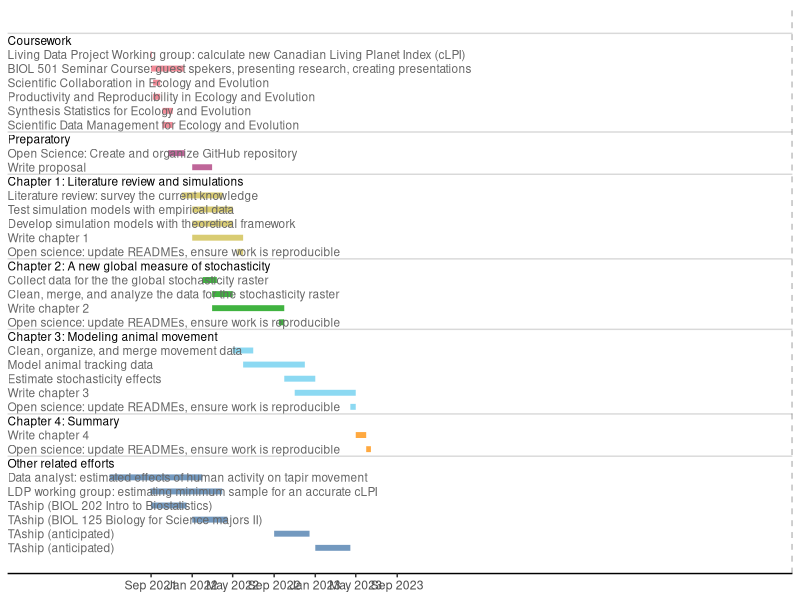

Source code (R):
## ---- chunk 1
library('tibble')    # for fancy data frames
library('dplyr')     # for piping and data wrangling
library('lubridate') # for working with dates
library('stringi')   # for working with character strings
library('ggplot2')   # for plotting the timeline
library('ggrepel')   # for non-overlapping ggplot labels
theme_set(theme_classic() +
            theme(axis.line.y = element_blank(),
                  legend.position = 'none'))

# curstom color-vision deficient palette
pal <- c('#4477AA', '#ff8c00', '#66CCEE', '#009900',
         '#CCBB44', '#AA3377', '#EE6677', '#BBBBBB')

t_breaks <- tibble(dates = date(c('2021-09-01',
                                  '2022-01-01', '2022-05-01', '2022-09-01',
                                  '2023-01-01', '2023-05-01', '2023-09-01')),
                   dec = decimal_date(dates),
                   strings = paste(month.abb[month(dates)], year(dates)))

tasks <-
  readr::read_csv('timeline.csv', col_types = 'ccDD') %>%
  mutate(header = purrr::map2_lgl(section, task, grepl),
         section = factor(section,
                          levels = c('Other', 'Chapter 4', 'Chapter 3',
                                     'Chapter 2', 'Chapter 1', 'Preparatory',
                                     'Coursework'))) %>%
  arrange(section, desc(start), desc(end)) %>%
  mutate(dec_start = lubridate::decimal_date(start),
         dec_end = lubridate::decimal_date(end),
         dec_mid = purrr::map2_dbl(dec_start, dec_end, \(x, y) (x + y) / 2),
         task = factor(task, levels = unique(task)),
         id = 1:n(),
         completed = end <= Sys.Date(),
         # add new line after colons -- "\n" doesn't work
         # task = stri_replace_all(task, regex = ':', replacement = ':\n'),
         # re-format all special characters (only needed if parse = TRUE)
         # task = stri_replace_all(task, regex = ' ', replacement = '~'),
         # task = stri_replace_all(task, regex = '\'', replacement = "\\'"),
         # task = stri_replace_all(task, regex = '~in~', replacement='~\'in\'~'),
         # task = stri_replace_all(task, regex = ',', replacement = ''),
         # task = stri_replace_all(task, regex ='for~', replacement='\'for\'~'),
         # make headers bold (removed because numbers cannot be bold)
         #task = if_else(header, paste0('bold(', task, ')'), task),
         # split long strings over multiple lines
         spaces = purrr::map(task, \(x) gregexpr('~', x)))

# tasks %>%
#   transmute(Task = task, `Start date` = start, `End date` = end) %>%
#   knitr::kable(caption = 'Estimated timeline for my Master\'s project.')
p <-
  ggplot(tasks, aes(y = id)) +
  geom_hline(aes(yintercept = id + 0.5), filter(tasks, header), alpha = 0.15) +
  geom_vline(xintercept = decimal_date(Sys.Date()), lty = 'dashed', alpha = 0.5) +
  geom_errorbar(aes(xmin = dec_start, xmax = dec_end, color = section),
                width = 0, lwd = 2, alpha = 0.75) +
  #' use `ggrepel::geom_label_repel()` for repelling labels
  geom_text(aes(2020.5, label = task, color = header), hjust = 'left', size = 3,
            parse = FALSE) +
  scale_x_continuous(NULL, breaks = t_breaks$dec, labels = t_breaks$strings,
                     expand = c(0, 0)) +
  scale_y_continuous(NULL, breaks = NULL) +
  scale_color_manual(NULL, values = c('black', 'grey40', pal),
                     breaks = c(TRUE, FALSE, levels(tasks$section))); p
